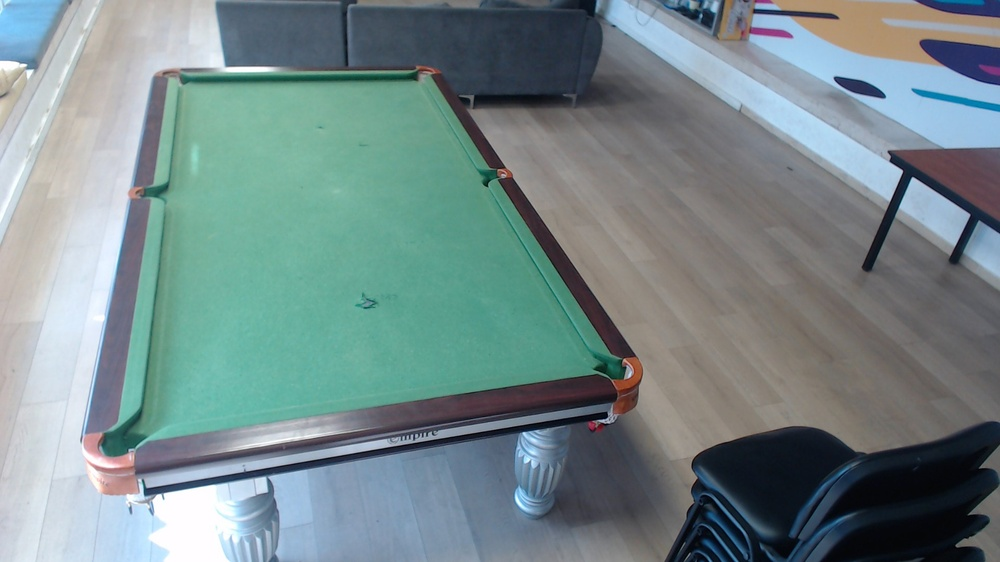
#> input picture photos_2/WIN_20240222_09_04_29_Pro.jpg, 1000 x 562 px, shrunk from 1920 x 1080 before the run
$ python -i find_objects_version_2.py   (imports and definitions only)
#> lines starting #> are read from the running program, lines starting #| are printed output that depends on the picture
#> further down, picture is the input picture: shape (562, 1000, 3); mean B, G, R 138.5, 137.1, 117.8
import cv2
import numpy as np
from cv2 import Mat
from typing import Union, List, Tuple
from pool_structure import Ball, Color, WhiteBall, Cue

Image = Union[Mat, np.ndarray]

# [44 lines left out: functions subtract_images, find_circles, find_balls, not called in this run]


def take_threshold(bilateral_color, threshold=40):
    mask = np.any(bilateral_color > threshold, axis=-1).astype(np.uint8) * 255
    return mask


def images_formats(image: Image) -> Tuple[Image, Image, Image, Image]:
    """
    param1: image
    return: Tuple[Image, Image, Image, Image]
    """
    rgb = cv2.cvtColor(image, cv2.COLOR_BGR2RGB)
    hsv = cv2.cvtColor(image, cv2.COLOR_BGR2HSV)
#> hsv: shape (562, 1000, 3); mean H, S, V 83.5, 62, 146.6
    bilateral_color = cv2.bilateralFilter(rgb, 9, 100, 20)
    gray = cv2.cvtColor(bilateral_color, cv2.COLOR_BGR2GRAY)
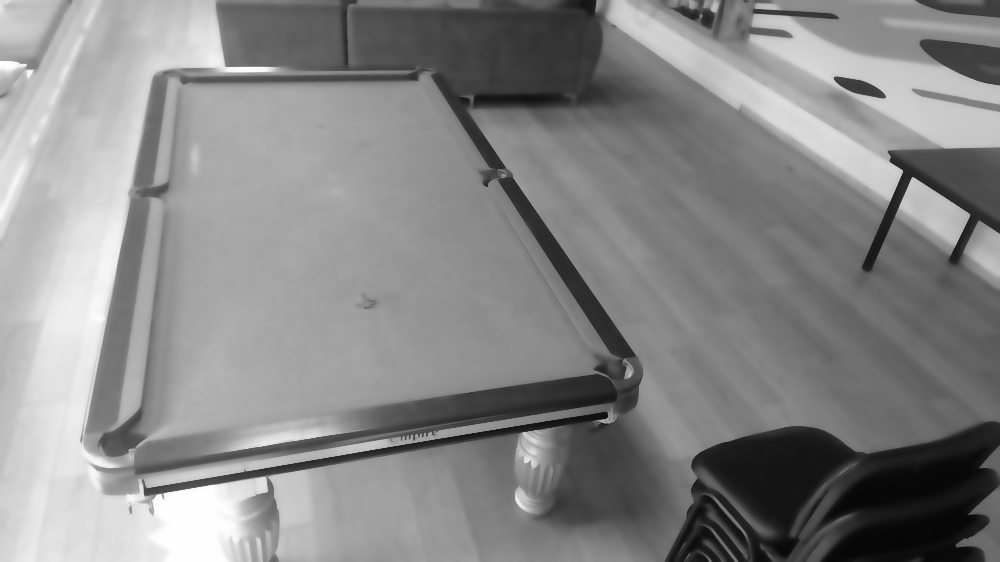
#> gray: shape (562, 1000); min 6, max 254, mean 135.4
    return rgb, hsv, bilateral_color, gray


# [153 lines left out: functions find_cue, calculateContourLength, find_lines, find_ball_color, create_ball_objects, create_cue_object and 3 more, not called in this run]


# [5 lines not run here, left out]

>>> import cv2
>>> picture = cv2.imread('photos_2/WIN_20240222_09_04_29_Pro.jpg')
>>> result = images_formats(picture)

$ run again, on photos_2/WIN_20240222_08_35_55_Pro.jpg
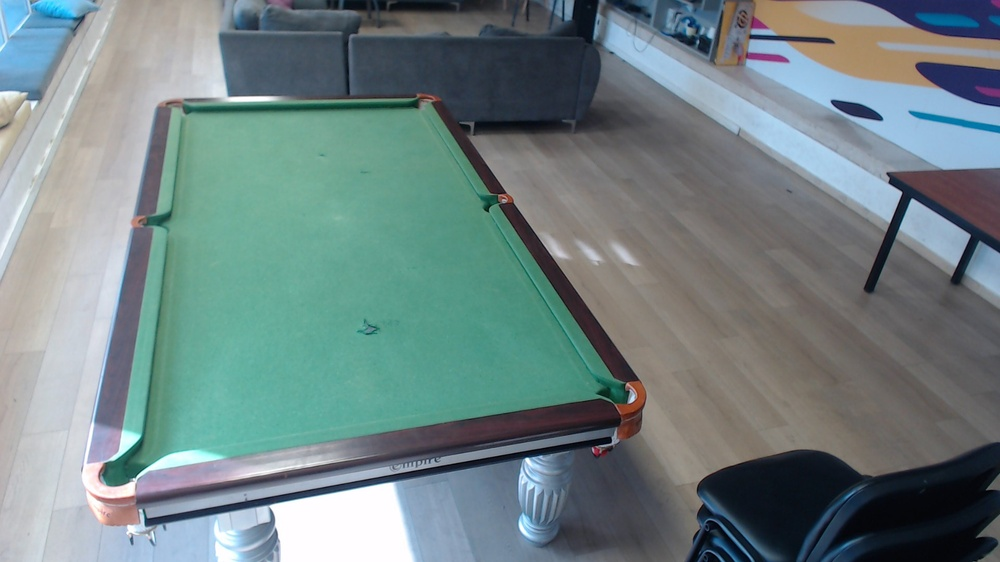
#> input picture photos_2/WIN_20240222_08_35_55_Pro.jpg, 1000 x 562 px, shrunk from 1920 x 1080 before the run
#> picture is the input picture: shape (562, 1000, 3); mean B, G, R 132.3, 131.4, 113
#> hsv: shape (562, 1000, 3); mean H, S, V 82.5, 62.9, 140.5
#> in images_formats, `gray = cv2.cvtColor(bilateral_color, cv2.COLOR_BGR2GRAY)`:
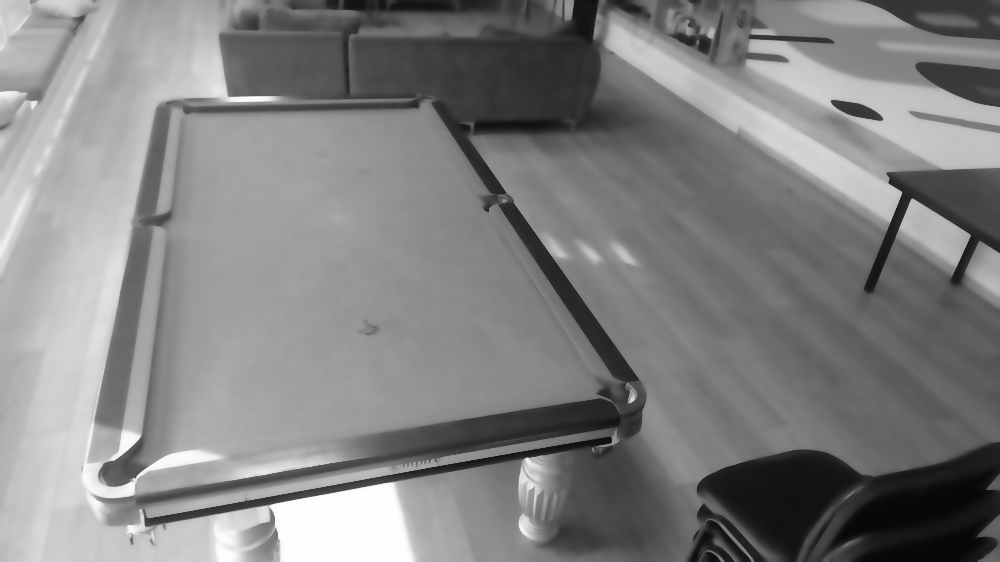
#> gray: shape (562, 1000); min 7, max 254, mean 129.6
